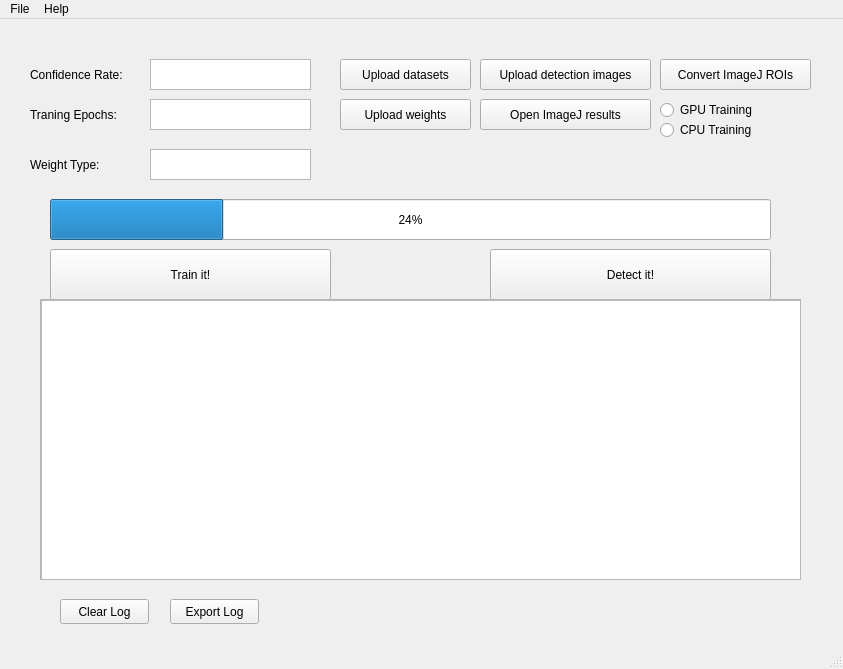
<?xml version="1.0" encoding="UTF-8"?>
<ui version="4.0">
 <class>MainWindow</class>
 <widget class="QMainWindow" name="MainWindow">
  <property name="geometry">
   <rect>
    <x>0</x>
    <y>0</y>
    <width>843</width>
    <height>669</height>
   </rect>
  </property>
  <property name="windowTitle">
   <string>MainWindow</string>
  </property>
  <widget class="QWidget" name="centralwidget">
   <widget class="QPushButton" name="train_btn">
    <property name="geometry">
     <rect>
      <x>50</x>
      <y>230</y>
      <width>281</width>
      <height>51</height>
     </rect>
    </property>
    <property name="text">
     <string>Train it!</string>
    </property>
   </widget>
   <widget class="QTextEdit" name="conf_rate">
    <property name="geometry">
     <rect>
      <x>150</x>
      <y>40</y>
      <width>161</width>
      <height>31</height>
     </rect>
    </property>
   </widget>
   <widget class="QLabel" name="label">
    <property name="geometry">
     <rect>
      <x>30</x>
      <y>40</y>
      <width>121</width>
      <height>31</height>
     </rect>
    </property>
    <property name="text">
     <string>Confidence Rate: </string>
    </property>
   </widget>
   <widget class="QLabel" name="label_2">
    <property name="geometry">
     <rect>
      <x>30</x>
      <y>80</y>
      <width>111</width>
      <height>31</height>
     </rect>
    </property>
    <property name="text">
     <string>Traning Epochs: </string>
    </property>
   </widget>
   <widget class="QTextEdit" name="epochs">
    <property name="geometry">
     <rect>
      <x>150</x>
      <y>80</y>
      <width>161</width>
      <height>31</height>
     </rect>
    </property>
   </widget>
   <widget class="QProgressBar" name="progressBar">
    <property name="geometry">
     <rect>
      <x>50</x>
      <y>180</y>
      <width>721</width>
      <height>41</height>
     </rect>
    </property>
    <property name="value">
     <number>24</number>
    </property>
   </widget>
   <widget class="QPushButton" name="upload_sets">
    <property name="geometry">
     <rect>
      <x>340</x>
      <y>40</y>
      <width>131</width>
      <height>31</height>
     </rect>
    </property>
    <property name="text">
     <string>Upload datasets</string>
    </property>
   </widget>
   <widget class="QPushButton" name="upload_weight">
    <property name="geometry">
     <rect>
      <x>340</x>
      <y>80</y>
      <width>131</width>
      <height>31</height>
     </rect>
    </property>
    <property name="text">
     <string>Upload weights</string>
    </property>
   </widget>
   <widget class="QPushButton" name="upload_det">
    <property name="geometry">
     <rect>
      <x>480</x>
      <y>40</y>
      <width>171</width>
      <height>31</height>
     </rect>
    </property>
    <property name="text">
     <string>Upload detection images</string>
    </property>
   </widget>
   <widget class="QRadioButton" name="gpu_train">
    <property name="geometry">
     <rect>
      <x>660</x>
      <y>80</y>
      <width>115</width>
      <height>22</height>
     </rect>
    </property>
    <property name="text">
     <string>GPU Training</string>
    </property>
   </widget>
   <widget class="QRadioButton" name="cpu_train">
    <property name="geometry">
     <rect>
      <x>660</x>
      <y>100</y>
      <width>115</width>
      <height>22</height>
     </rect>
    </property>
    <property name="text">
     <string>CPU Training</string>
    </property>
   </widget>
   <widget class="QPushButton" name="roi_convert">
    <property name="geometry">
     <rect>
      <x>660</x>
      <y>40</y>
      <width>151</width>
      <height>31</height>
     </rect>
    </property>
    <property name="text">
     <string>Convert ImageJ ROIs</string>
    </property>
   </widget>
   <widget class="QPushButton" name="detect_btn">
    <property name="geometry">
     <rect>
      <x>490</x>
      <y>230</y>
      <width>281</width>
      <height>51</height>
     </rect>
    </property>
    <property name="text">
     <string>Detect it!</string>
    </property>
   </widget>
   <widget class="QPushButton" name="upload_det_2">
    <property name="geometry">
     <rect>
      <x>480</x>
      <y>80</y>
      <width>171</width>
      <height>31</height>
     </rect>
    </property>
    <property name="text">
     <string>Open ImageJ results</string>
    </property>
   </widget>
   <widget class="QPushButton" name="pushButton">
    <property name="geometry">
     <rect>
      <x>60</x>
      <y>580</y>
      <width>89</width>
      <height>25</height>
     </rect>
    </property>
    <property name="text">
     <string>Clear Log</string>
    </property>
   </widget>
   <widget class="QPushButton" name="pushButton_2">
    <property name="geometry">
     <rect>
      <x>170</x>
      <y>580</y>
      <width>89</width>
      <height>25</height>
     </rect>
    </property>
    <property name="text">
     <string>Export Log</string>
    </property>
   </widget>
   <widget class="QScrollArea" name="scrollArea">
    <property name="geometry">
     <rect>
      <x>40</x>
      <y>280</y>
      <width>761</width>
      <height>281</height>
     </rect>
    </property>
    <property name="widgetResizable">
     <bool>true</bool>
    </property>
    <widget class="QWidget" name="scrollAreaWidgetContents">
     <property name="geometry">
      <rect>
       <x>0</x>
       <y>0</y>
       <width>759</width>
       <height>279</height>
      </rect>
     </property>
     <widget class="QTextBrowser" name="textBrowser">
      <property name="geometry">
       <rect>
        <x>0</x>
        <y>0</y>
        <width>761</width>
        <height>281</height>
       </rect>
      </property>
     </widget>
    </widget>
   </widget>
   <widget class="QTextEdit" name="epochs_2">
    <property name="geometry">
     <rect>
      <x>150</x>
      <y>130</y>
      <width>161</width>
      <height>31</height>
     </rect>
    </property>
   </widget>
   <widget class="QLabel" name="label_3">
    <property name="geometry">
     <rect>
      <x>30</x>
      <y>130</y>
      <width>111</width>
      <height>31</height>
     </rect>
    </property>
    <property name="text">
     <string>Weight Type:</string>
    </property>
   </widget>
  </widget>
  <widget class="QMenuBar" name="menubar">
   <property name="geometry">
    <rect>
     <x>0</x>
     <y>0</y>
     <width>843</width>
     <height>28</height>
    </rect>
   </property>
   <widget class="QMenu" name="menuMaskRCNN_Trainer">
    <property name="title">
     <string>File</string>
    </property>
    <addaction name="actionUpload_weights"/>
    <addaction name="actionUpload_dataset"/>
    <addaction name="actionConvert_ImageJ_ROIs"/>
   </widget>
   <widget class="QMenu" name="menuHelp">
    <property name="title">
     <string>Help</string>
    </property>
   </widget>
   <addaction name="menuMaskRCNN_Trainer"/>
   <addaction name="menuHelp"/>
  </widget>
  <widget class="QStatusBar" name="statusbar"/>
  <action name="actionOpen">
   <property name="text">
    <string>Open...</string>
   </property>
  </action>
  <action name="actionUpload_weights">
   <property name="text">
    <string>Upload weights</string>
   </property>
  </action>
  <action name="actionUpload_dataset">
   <property name="text">
    <string>Upload dataset</string>
   </property>
  </action>
  <action name="actionConvert_ImageJ_ROIs">
   <property name="text">
    <string>Convert ImageJ ROIs</string>
   </property>
  </action>
 </widget>
 <resources/>
 <connections/>
</ui>
